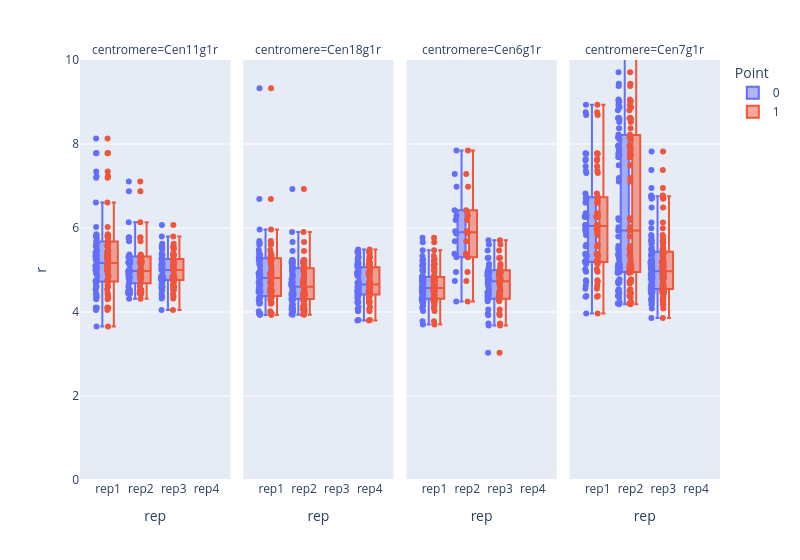

Notebook code cell kept with this figure:
### Code cell
px.box(df[df['Point'].isin([0,1])], x='rep', y='r', color='Point', width=800, points='all', range_y=[0,10], facet_col='centromere')

### Figure 1 — Plotly figure (JSON) as saved in the notebook; plotly's stock layout.template omitted (floating-point values rounded to 4 significant figures; data arrays with more than 128 entries replaced by an {"elided": "..."} marker saying what was removed)
{"data": [{"alignmentgroup": "True", "boxpoints": "all", "hovertemplate": "Point=0<br>centromere=Cen11g1r<br>rep=%{x}<br>r=%{y}<extra></extra>", "legendgroup": "0", "marker": {"color": "#636efa"}, "name": "0", "notched": false, "offsetgroup": "0", "orientation": "v", "showlegend": true, "type": "box", "x": {"elided": "138 str values"}, "x0": " ", "xaxis": "x", "y": {"elided": "138 float values"}, "y0": " ", "yaxis": "y"}, {"alignmentgroup": "True", "boxpoints": "all", "hovertemplate": "Point=0<br>centromere=Cen18g1r<br>rep=%{x}<br>r=%{y}<extra></extra>", "legendgroup": "0", "marker": {"color": "#636efa"}, "name": "0", "notched": false, "offsetgroup": "0", "orientation": "v", "showlegend": false, "type": "box", "x": {"elided": "158 str values"}, "x0": " ", "xaxis": "x2", "y": {"elided": "158 float values"}, "y0": " ", "yaxis": "y2"}, {"alignmentgroup": "True", "boxpoints": "all", "hovertemplate": "Point=0<br>centromere=Cen6g1r<br>rep=%{x}<br>r=%{y}<extra></extra>", "legendgroup": "0", "marker": {"color": "#636efa"}, "name": "0", "notched": false, "offsetgroup": "0", "orientation": "v", "showlegend": false, "type": "box", "x": ["rep1", "rep1", "rep1", "rep1", "rep1", "rep1", "rep1", "rep1", "rep1", "rep1", "rep1", "rep1", "rep1", "rep1", "rep1", "rep1", "rep1", "rep1", "rep1", "rep1", "rep1", "rep1", "rep1", "rep1", "rep1", "rep1", "rep1", "rep1", "rep1", "rep1", "rep1", "rep1", "rep1", "rep1", "rep1", "rep1", "rep1", "rep1", "rep1", "rep1", "rep1", "rep1", "rep1", "rep1", "rep1", "rep1", "rep1", "rep1", "rep1", "rep1", "rep1", "rep1", "rep1", "rep1", "rep1", "rep1", "rep1", "rep1", "rep1", "rep1", "rep1", "rep2", "rep2", "rep2", "rep2", "rep2", "rep2", "rep2", "rep2", "rep2", "rep2", "rep2", "rep2", "rep2", "rep2", "rep3", "rep3", "rep3", "rep3", "rep3", "rep3", "rep3", "rep3", "rep3", "rep3", "rep3", "rep3", "rep3", "rep3", "rep3", "rep3", "rep3", "rep3", "rep3", "rep3", "rep3", "rep3", "rep3", "rep3", "rep3", "rep3", "rep3", "rep3", "rep3", "rep3", "rep3", "rep3", "rep3", "rep3", "rep3"], "x0": " ", "xaxis": "x3", "y": [4.589, 4.325, 4.123, 4.264, 3.7, 5.77, 4.283, 4.489, 4.405, 4.992, 4.546, 4.96, 5.04, 4.213, 4.511, 4.732, 4.697, 4.248, 4.501, 4.816, 5.33, 4.428, 4.32, 4.675, 4.095, 4.391, 4.737, 4.538, 4.307, 4.523, 5.137, 4.666, 4.556, 4.831, 4.817, 4.571, 4.645, 4.329, 4.449, 4.159, 3.78, 4.851, 4.226, 4.778, 4.266, 5.252, 4.746, 4.999, 4.426, 4.306, 4.672, 4.283, 5.223, 5.468, 5.661, 5.144, 5.107, 4.83, 4.023, 4.843, 4.792, 5.685, 6.98, 6.189, 4.954, 7.844, 5.389, 5.301, 6.424, 5.867, 6.29, 4.248, 4.739, 5.925, 7.287, 4.67, 5.609, 4.52, 4.75, 5.143, 3.959, 4.597, 4.301, 4.404, 4.78, 5.293, 4.293, 4.463, 5.71, 4.733, 4.061, 5.465, 4.817, 3.925, 5.284, 5.009, 5.121, 4.817, 4.488, 3.724, 4.256, 4.927, 3.028, 4.942, 4.399, 3.681, 4.367, 4.943, 4.87, 5.052], "y0": " ", "yaxis": "y3"}, {"alignmentgroup": "True", "boxpoints": "all", "hovertemplate": "Point=0<br>centromere=Cen7g1r<br>rep=%{x}<br>r=%{y}<extra></extra>", "legendgroup": "0", "marker": {"color": "#636efa"}, "name": "0", "notched": false, "offsetgroup": "0", "orientation": "v", "showlegend": false, "type": "box", "x": {"elided": "206 str values"}, "x0": " ", "xaxis": "x4", "y": {"elided": "206 float values"}, "y0": " ", "yaxis": "y4"}, {"alignmentgroup": "True", "boxpoints": "all", "hovertemplate": "Point=1<br>centromere=Cen11g1r<br>rep=%{x}<br>r=%{y}<extra></extra>", "legendgroup": "1", "marker": {"color": "#EF553B"}, "name": "1", "notched": false, "offsetgroup": "1", "orientation": "v", "showlegend": true, "type": "box", "x": {"elided": "138 str values"}, "x0": " ", "xaxis": "x", "y": {"elided": "138 float values"}, "y0": " ", "yaxis": "y"}, {"alignmentgroup": "True", "boxpoints": "all", "hovertemplate": "Point=1<br>centromere=Cen18g1r<br>rep=%{x}<br>r=%{y}<extra></extra>", "legendgroup": "1", "marker": {"color": "#EF553B"}, "name": "1", "notched": false, "offsetgroup": "1", "orientation": "v", "showlegend": false, "type": "box", "x": {"elided": "158 str values"}, "x0": " ", "xaxis": "x2", "y": {"elided": "158 float values"}, "y0": " ", "yaxis": "y2"}, {"alignmentgroup": "True", "boxpoints": "all", "hovertemplate": "Point=1<br>centromere=Cen6g1r<br>rep=%{x}<br>r=%{y}<extra></extra>", "legendgroup": "1", "marker": {"color": "#EF553B"}, "name": "1", "notched": false, "offsetgroup": "1", "orientation": "v", "showlegend": false, "type": "box", "x": ["rep1", "rep1", "rep1", "rep1", "rep1", "rep1", "rep1", "rep1", "rep1", "rep1", "rep1", "rep1", "rep1", "rep1", "rep1", "rep1", "rep1", "rep1", "rep1", "rep1", "rep1", "rep1", "rep1", "rep1", "rep1", "rep1", "rep1", "rep1", "rep1", "rep1", "rep1", "rep1", "rep1", "rep1", "rep1", "rep1", "rep1", "rep1", "rep1", "rep1", "rep1", "rep1", "rep1", "rep1", "rep1", "rep1", "rep1", "rep1", "rep1", "rep1", "rep1", "rep1", "rep1", "rep1", "rep1", "rep1", "rep1", "rep1", "rep1", "rep1", "rep1", "rep2", "rep2", "rep2", "rep2", "rep2", "rep2", "rep2", "rep2", "rep2", "rep2", "rep2", "rep2", "rep2", "rep2", "rep3", "rep3", "rep3", "rep3", "rep3", "rep3", "rep3", "rep3", "rep3", "rep3", "rep3", "rep3", "rep3", "rep3", "rep3", "rep3", "rep3", "rep3", "rep3", "rep3", "rep3", "rep3", "rep3", "rep3", "rep3", "rep3", "rep3", "rep3", "rep3", "rep3", "rep3", "rep3", "rep3", "rep3", "rep3"], "x0": " ", "xaxis": "x3", "y": [4.589, 4.325, 4.123, 4.264, 3.7, 5.77, 4.283, 4.489, 4.405, 4.992, 4.546, 4.96, 5.04, 4.213, 4.511, 4.732, 4.697, 4.248, 4.501, 4.816, 5.33, 4.428, 4.32, 4.675, 4.095, 4.391, 4.737, 4.538, 4.307, 4.523, 5.137, 4.666, 4.556, 4.831, 4.817, 4.571, 4.645, 4.329, 4.449, 4.159, 3.78, 4.851, 4.226, 4.778, 4.266, 5.252, 4.746, 4.999, 4.426, 4.306, 4.672, 4.283, 5.223, 5.468, 5.661, 5.144, 5.107, 4.83, 4.023, 4.843, 4.792, 5.685, 6.98, 6.189, 4.954, 7.844, 5.389, 5.301, 6.424, 5.867, 6.29, 4.248, 4.739, 5.925, 7.287, 4.67, 5.609, 4.52, 4.75, 5.143, 3.959, 4.597, 4.301, 4.404, 4.78, 5.293, 4.293, 4.463, 5.71, 4.733, 4.061, 5.465, 4.817, 3.925, 5.284, 5.009, 5.121, 4.817, 4.488, 3.724, 4.256, 4.927, 3.028, 4.942, 4.399, 3.681, 4.367, 4.943, 4.87, 5.052], "y0": " ", "yaxis": "y3"}, {"alignmentgroup": "True", "boxpoints": "all", "hovertemplate": "Point=1<br>centromere=Cen7g1r<br>rep=%{x}<br>r=%{y}<extra></extra>", "legendgroup": "1", "marker": {"color": "#EF553B"}, "name": "1", "notched": false, "offsetgroup": "1", "orientation": "v", "showlegend": false, "type": "box", "x": {"elided": "206 str values"}, "x0": " ", "xaxis": "x4", "y": {"elided": "206 float values"}, "y0": " ", "yaxis": "y4"}], "layout": {"annotations": [{"font": {}, "showarrow": false, "text": "centromere=Cen11g1r", "x": 0.1175, "xanchor": "center", "xref": "paper", "y": 1, "yanchor": "bottom", "yref": "paper"}, {"font": {}, "showarrow": false, "text": "centromere=Cen18g1r", "x": 0.3725, "xanchor": "center", "xref": "paper", "y": 1, "yanchor": "bottom", "yref": "paper"}, {"font": {}, "showarrow": false, "text": "centromere=Cen6g1r", "x": 0.6275, "xanchor": "center", "xref": "paper", "y": 1, "yanchor": "bottom", "yref": "paper"}, {"font": {}, "showarrow": false, "text": "centromere=Cen7g1r", "x": 0.8825, "xanchor": "center", "xref": "paper", "y": 1, "yanchor": "bottom", "yref": "paper"}], "boxmode": "group", "legend": {"title": {"text": "Point"}, "tracegroupgap": 0}, "margin": {"t": 60}, "width": 800, "xaxis": {"anchor": "y", "domain": [0, 0.235], "title": {"text": "rep"}}, "xaxis2": {"anchor": "y2", "domain": [0.255, 0.49], "matches": "x", "title": {"text": "rep"}}, "xaxis3": {"anchor": "y3", "domain": [0.51, 0.745], "matches": "x", "title": {"text": "rep"}}, "xaxis4": {"anchor": "y4", "domain": [0.765, 1.0], "matches": "x", "title": {"text": "rep"}}, "yaxis": {"anchor": "x", "domain": [0, 1], "range": [0, 10], "title": {"text": "r"}}, "yaxis2": {"anchor": "x2", "domain": [0, 1], "matches": "y", "showticklabels": false}, "yaxis3": {"anchor": "x3", "domain": [0, 1], "matches": "y", "showticklabels": false}, "yaxis4": {"anchor": "x4", "domain": [0, 1], "matches": "y", "showticklabels": false}}}
